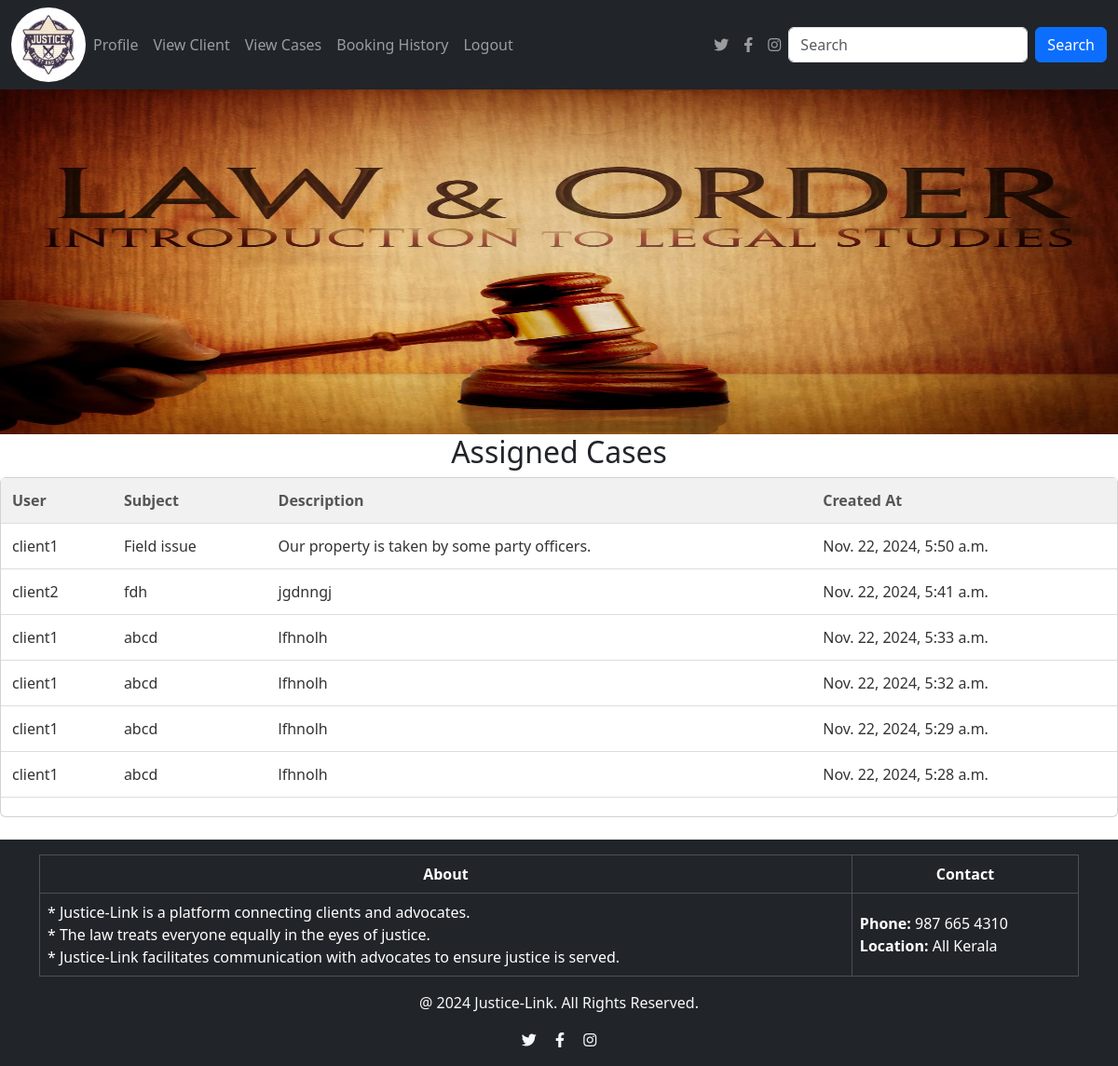
/viewcases/ (signed in), run on the app's committed database.
### app/models.py (models this page shows, shortened)
class Case(models.Model):
    client = models.ForeignKey(Client, on_delete=models.CASCADE)  # Link complaint to the user
    advocate = models.ForeignKey(Advocate, on_delete=models.CASCADE)  # Link complaint to a police officer
    subject = models.CharField(max_length=255)
    description = models.TextField()
    created_at = models.DateTimeField(auto_now_add=True)

class Client(models.Model):
    Email = models.EmailField(unique=True)
    username = models.TextField()
    phonenumber = models.IntegerField()
    password = models.TextField()
    location= models.TextField()

### app/views.py (the view, shortened to what this page needs)
# urls.py: path('viewcases/', views.viewcases, name='viewcases'),
def viewcases(req):
    if 'advocate' not in req.session:
        return redirect(login)  # Ensure the police officer is logged in
    advocate = get_advocate(req)  # Helper function to fetch police officer details
    case = Case.objects.filter(advocate=advocate).order_by('-created_at')
    return render(req, 'Advocate/viewcases.html', {'case': case})

### app/views.py (called while the page is built)
def get_advocate(req):
    data=Advocate.objects.get(Email=req.session['advocate'])
    return data

### template/Advocate/viewcases.html (shortened to what this page needs)
<!DOCTYPE html>
<html lang="en">
<head>
  <link href="https://cdn.jsdelivr.net/npm/bootstrap@5.3.3/dist/css/bootstrap.min.css" rel="stylesheet">
  <link href="https://cdnjs.cloudflare.com/ajax/libs/font-awesome/6.0.0-beta3/css/all.min.css" rel="stylesheet">
</head>
<body>
<nav class="navbar navbar-expand-sm navbar-dark bg-dark">
  <div class="container-fluid">
    <a href="../advocatehome" class="logo">
      <img src="../static/1000_F_153564985_MLVK4XbezrFZnuAg5mlncjcQp82GaNcn.jpg" class="rounded-circle" alt="logo" width="80px" >
    </a>
    <div class="collapse navbar-collapse" id="mynavbar">
      <ul class="navbar-nav me-auto">
        <li class="nav-item"><a class="nav-link" href="../advocateprofile">Profile</a></li>
        <li class="nav-item"><a class="nav-link" href="../viewclients">View Client</a></li>
        <li class="nav-item"><a class="nav-link" href="../viewcases">View Cases</a></li>
        <li class="nav-item"><a class="nav-link" href="../bookinghistory">Booking History</a></li>
        <li class="nav-item"><a class="nav-link" href="../logout">Logout</a></li>
      </ul>
      <ul class="navbar-nav d-flex">
        <li class="nav-item"><a class="nav-link" href="https://twitter.com" target="_blank"><i class="fab fa-twitter"></i></a></li>
        <li class="nav-item"><a class="nav-link" href="https://facebook.com" target="_blank"><i class="fab fa-facebook-f"></i></a></li>
        <li class="nav-item"><a class="nav-link" href="https://instagram.com" target="_blank"><i class="fab fa-instagram"></i></a></li>
      </ul>
      <form class="d-flex">
        <input class="form-control me-2" type="text" placeholder="Search">
        <button class="btn btn-primary" type="button">Search</button>
      </form>
    </div>
  </div>
</nav>
<div>
  <img src="../static/law-and-order_t.webp" alt="justice" width="100%" class="img">
</div>
<h2>Assigned Cases</h2>
<div class="card">
  <table>
      <thead>
          <tr>
              <th>User</th>
              <th>Subject</th>
              <th>Description</th>
              <th>Created At</th>
          </tr>
      </thead>
      <tbody>
          {% for cases in case %}
              <tr>
                  <td>{{ cases.client.username }}</td>
                  <td>{{ cases.subject }}</td>
                  <td>{{ cases.description }}</td>
                  <td>{{ cases.created_at }}</td>
              </tr>
          {% empty %}
              <tr>
                  <td colspan="6" class="no-complaints">No Cases found.</td>
              </tr>
          {% endfor %}
      </tbody>
  </table>
</div>
<footer class="bg-dark text-light text-center py-3 mt-4">
  <div class="container">
    <table class="table table-dark table-bordered">
      <thead class="thead-light">
        <tr>
          <th class="text-center">About</th>
          <th class="text-center">Contact</th>
        </tr>
      </thead>
      <tbody>
        <tr>
          <td class="text-justify align-middle">
            * Justice-Link is a platform connecting clients and advocates.
            <br>* The law treats everyone equally in the eyes of justice.
            <br>* Justice-Link facilitates communication with advocates to ensure justice is served.
          </td>
          <td class="text-start align-middle">
            <strong>Phone:</strong> 987 665 4310
            <br> <strong>Location:</strong> All Kerala
          </td>
        </tr>
      </tbody>
    </table>
    <p>@ 2024 Justice-Link. All Rights Reserved.</p>
    <div>
      <a href="https://twitter.com" target="_blank" class="text-light mx-2"><i class="fab fa-twitter"></i></a>
      <a href="https://facebook.com" target="_blank" class="text-light mx-2"><i class="fab fa-facebook-f"></i></a>
      <a href="https://instagram.com" target="_blank" class="text-light mx-2"><i class="fab fa-instagram"></i></a>
    </div>
  </div>
</footer>
</body>
</html>

### template/Advocate/viewcases.html (style rules this page uses)
h2 { text-align: center; }
.img { max-height: 370px; }
table { width: 100%; border-collapse: collapse; margin-bottom: 20px; }
thead { background-color: #f1f1f1; }
th, td { padding: 12px; text-align: left; border-bottom: 1px solid #ddd; }
th { color: #555; font-weight: bold; }
td { color: #333; }
button { background-color: #007bff; color: #fff; border: none; padding: 8px 12px; border-radius: 4px; cursor: pointer; font-size: 14px; }

### data on the page
Case: client.username "client1", subject "Field issue", description "Our property is taken by some party officers.", created_at "Nov. 22, 2024, 5:50 a.m."
Case: client.username "client2", subject "fdh", description "jgdnngj", created_at "Nov. 22, 2024, 5:41 a.m."
Case: client.username "client1", subject "abcd", description "lfhnolh", created_at "Nov. 22, 2024, 5:33 a.m."
Case: client.username "client1", subject "abcd", description "lfhnolh", created_at "Nov. 22, 2024, 5:32 a.m."
Case: client.username "client1", subject "abcd", description "lfhnolh", created_at "Nov. 22, 2024, 5:29 a.m."
Case: client.username "client1", subject "abcd", description "lfhnolh", created_at "Nov. 22, 2024, 5:28 a.m."
